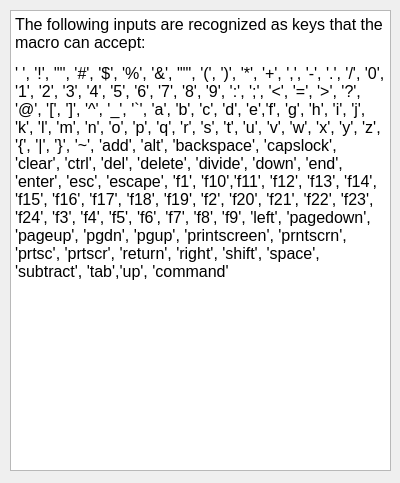
<?xml version="1.0" encoding="UTF-8"?>
<ui version="4.0">
 <class>AcceptableInputs</class>
 <widget class="QDialog" name="AcceptableInputs">
  <property name="geometry">
   <rect>
    <x>0</x>
    <y>0</y>
    <width>400</width>
    <height>483</height>
   </rect>
  </property>
  <property name="windowTitle">
   <string>Acceptable Inputs</string>
  </property>
  <widget class="QTextBrowser" name="textBrowser">
   <property name="geometry">
    <rect>
     <x>10</x>
     <y>10</y>
     <width>381</width>
     <height>461</height>
    </rect>
   </property>
   <property name="html">
    <string>&lt;!DOCTYPE HTML PUBLIC &quot;-//W3C//DTD HTML 4.0//EN&quot; &quot;http://www.w3.org/TR/REC-html40/strict.dtd&quot;&gt;
&lt;html&gt;&lt;head&gt;&lt;meta name=&quot;qrichtext&quot; content=&quot;1&quot; /&gt;&lt;style type=&quot;text/css&quot;&gt;
p, li { white-space: pre-wrap; }
&lt;/style&gt;&lt;/head&gt;&lt;body style=&quot; font-family:'MS Shell Dlg 2'; font-size:8.25pt; font-weight:400; font-style:normal;&quot;&gt;
&lt;p style=&quot; margin-top:0px; margin-bottom:0px; margin-left:0px; margin-right:0px; -qt-block-indent:0; text-indent:0px;&quot;&gt;&lt;span style=&quot; font-size:12pt;&quot;&gt;The following inputs are recognized as keys that the macro can accept:&lt;/span&gt;&lt;/p&gt;
&lt;p style=&quot; margin-top:12px; margin-bottom:12px; margin-left:0px; margin-right:0px; -qt-block-indent:0; text-indent:0px;&quot;&gt;&lt;span style=&quot; font-family:'Consolas','Courier New','monospace'; font-size:12pt; color:#000000;&quot;&gt;' ', '!', '&amp;quot;', '#', '$', '%', '&amp;amp;', &amp;quot;'&amp;quot;, '(', ')', '*', '+', ',', '-', '.', '/', '0', '1', '2', '3', '4', '5', '6', '7', '8', '9', ':', ';', '&amp;lt;', '=', '&amp;gt;', '?', '@', '[', ']', '^', '_', '`', 'a', 'b', 'c', 'd', 'e','f', 'g', 'h', 'i', 'j', 'k', 'l', 'm', 'n', 'o', 'p', 'q', 'r', 's', 't', 'u', 'v', 'w', 'x', 'y', 'z', '{', '|', '}', '~', 'add', 'alt', 'backspace', 'capslock', 'clear', 'ctrl', 'del', 'delete', 'divide', 'down', 'end', 'enter', 'esc', 'escape', 'f1', 'f10','f11', 'f12', 'f13', 'f14', 'f15', 'f16', 'f17', 'f18', 'f19', 'f2', 'f20', 'f21', 'f22', 'f23', 'f24', 'f3', 'f4', 'f5', 'f6', 'f7', 'f8', 'f9', 'left', 'pagedown', 'pageup', 'pgdn', 'pgup', 'printscreen', 'prntscrn', 'prtsc', 'prtscr', 'return', 'right', 'shift', 'space', 'subtract', 'tab','up', 'command'&lt;/span&gt;&lt;/p&gt;&lt;/body&gt;&lt;/html&gt;</string>
   </property>
  </widget>
 </widget>
 <resources/>
 <connections/>
</ui>
